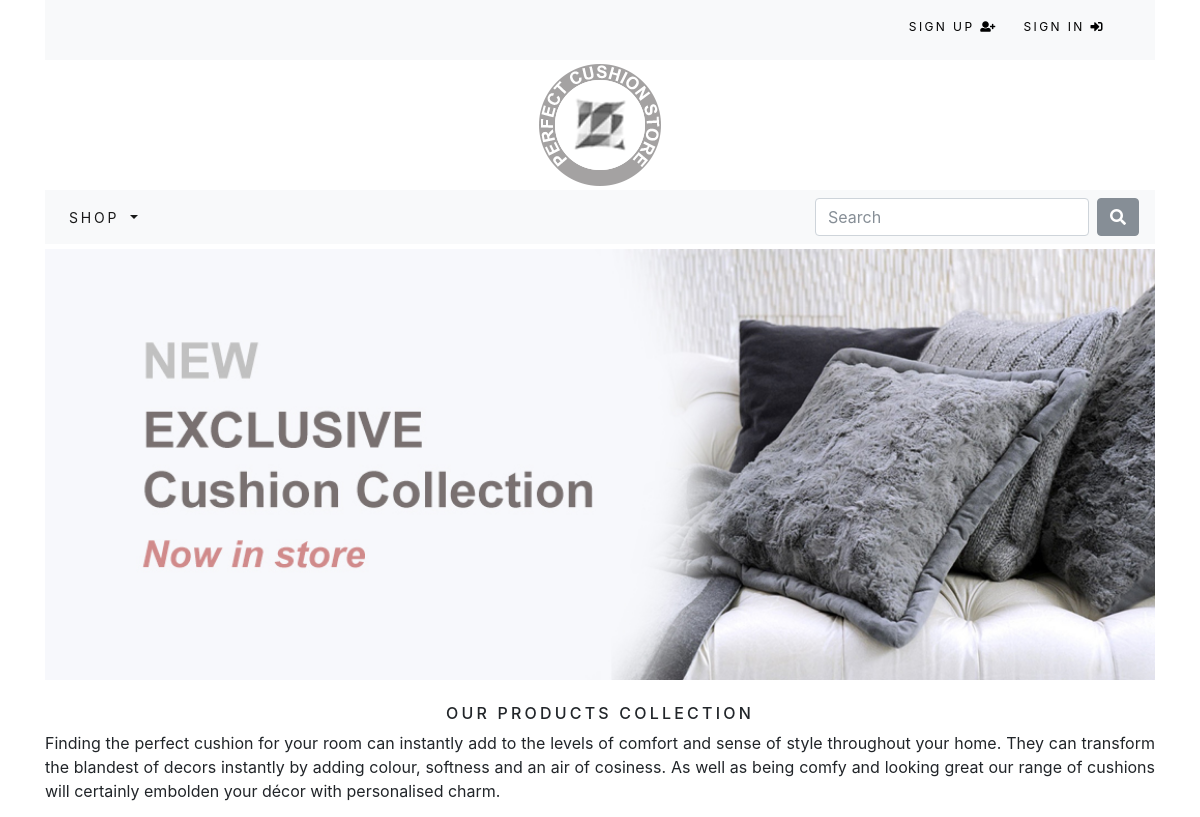
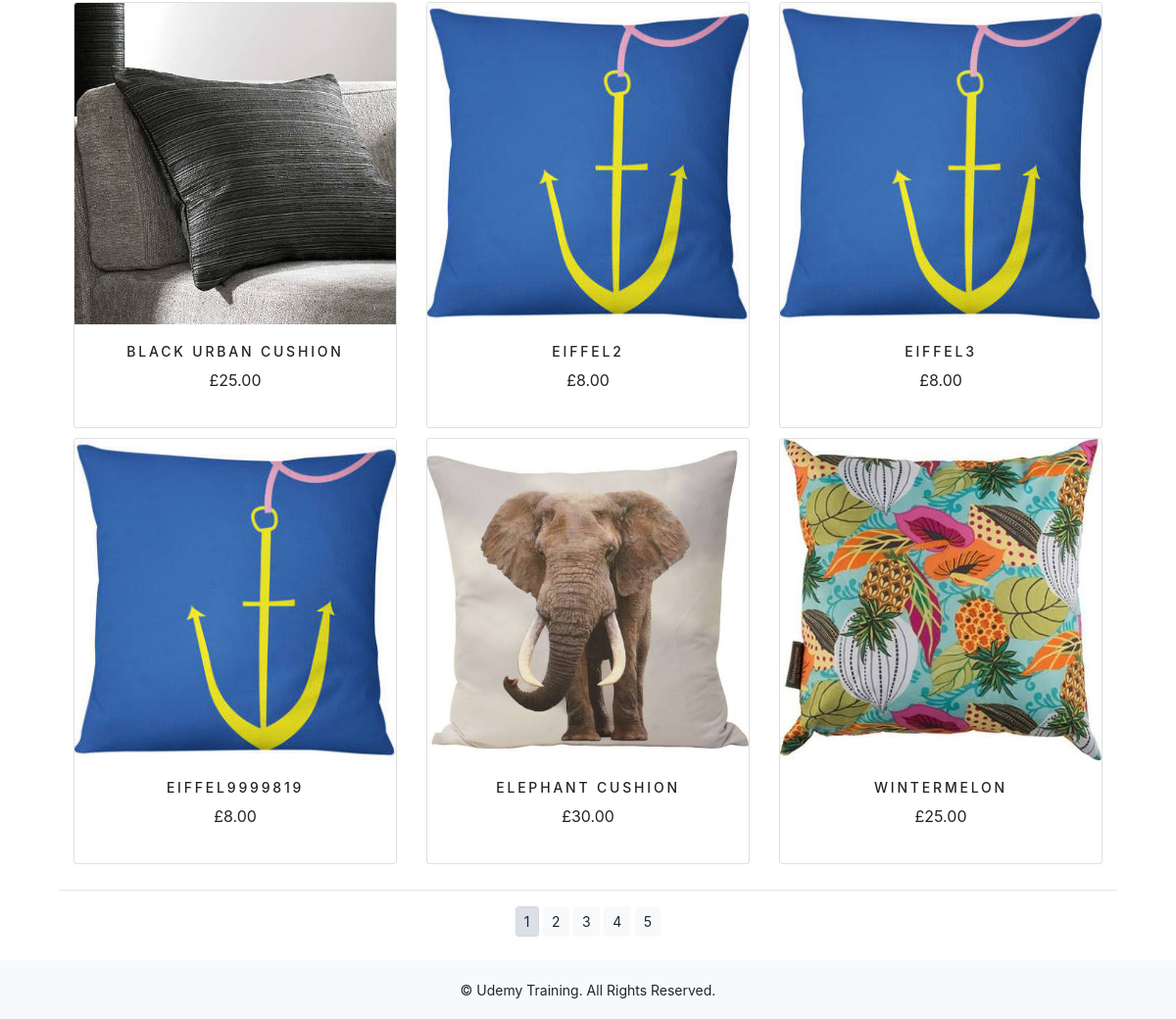
The app's page /shop/ with its own data (2 pictures, top to bottom).
### shop/models.py (models this page shows, shortened)
class Product(models.Model):
	name = models.CharField(max_length=250, unique=True)
	slug = models.SlugField(max_length=250, unique=True)
	description = models.TextField(blank=True)
	category = models.ForeignKey(Category, on_delete=models.CASCADE)
	price = models.DecimalField(max_digits=10, decimal_places=2)
	image = models.ImageField(upload_to='product', blank=True)
	stock = models.IntegerField()
	user = models.ForeignKey(User, on_delete=models.CASCADE)
	available = models.BooleanField(default=True)
	created = models.DateTimeField(auto_now_add=True)
	updated = models.DateTimeField(auto_now=True)
	class Meta:
		ordering = ('name',)
		verbose_name = 'product'
		verbose_name_plural = 'products'
	def get_url(self):
		return reverse('shop:ProdCatDetail', args=[self.category.slug, self.slug])

### shop/views.py (the view)
# urls.py: path('', views.allProdCat, name='allProdCat'),
def allProdCat(request, c_slug=None):
	c_page = None
	products_list = None
	if c_slug!=None:
		c_page = get_object_or_404(Category,slug=c_slug)
		products_list = Product.objects.filter(category=c_page,available=True)
	else:
		products_list = Product.objects.all().filter(available=True)
	'''Pagination code'''
	paginator = Paginator(products_list, 6)
	try:
		page = int(request.GET.get('page','1'))
	except:
		page = 1
	try:
		products = paginator.page(page)
	except (EmptyPage,InvalidPage):
		products = paginator.page(paginator.num_pages)
	return render(request,'shop/category.html',{'category':c_page,'products':products})

### cart/context_processors.py (called while the page is built)
def counter(request):
	item_count = 0
	if 'admin' in request.path:
		return {}
	else:
		try:
			cart = Cart.objects.filter(cart_id=_cart_id(request))
			cart_items = CartItem.objects.all().filter(cart=cart[:1])
			for cart_item in cart_items:
				item_count += cart_item.quantity
		except Cart.DoesNotExist:
			item_count = 0
	return dict(item_count = item_count)

### cart/views.py (called while the page is built)
def _cart_id(request):
	cart = request.session.session_key
	if not cart:
		cart = request.session.create()
	return cart

### shop/context_processors.py (called while the page is built)
def menu_links(request):
	links = Category.objects.all()
	return dict(links=links)

### shop/models.py (called while the page is built)
	def get_url(self):
		return reverse('shop:products_by_category', args=[self.slug])

### shop/templates/shop/category.html (shortened to what this page needs)
{% extends "base.html" %}
{% load staticfiles %}
{% block content %}
	<div class="mx-auto">
	{% if category %}
		<img class="my_image" src="{{category.image.url}}" alt="{{category.name}}">
	</div>
	<br>
	<div>
		<h1 class="text-center my_title">{{category.name}}</h1>
		<p class="text-justify">{{category.description}}</p>
	</div>
	{% else %}
		<img class="my_image my_image_padding" src="{% static 'img/banner.jpg' %}" alt="Our Products Collection">
	</div>
	<br>
	<div>
		<h1 class="text-center my_title">Our Products Collection</h1>
		<p class="text-justify">Finding the perfect cushion for your room can instantly add to the levels of comfort and sense of style throughout your home. They can transform the blandest of decors instantly by adding colour, softness and an air of cosiness. As well as being comfy and looking great our range of cushions will certainly embolden your décor with personalised charm.</p>
	</div>
	{% endif %}
	<div class="container">
		<div class="row mx-auto">
			{% for product in products.object_list %}
				<div class="my_bottom_margin col-9 col-sm-12 col-md-4 col-md-12 col-lg-4">
					<div class="card text-center" style="min-width: 18rem;">
						<a href="{{product.get_url}}"><img class="card-img-top my_image" src="{{product.image.url}}" alt="{{product.name}}"></a>
						<div class="card-body">
							<h4>{{product.name}}</h4>
							<p>£{{product.price}}</p>
						</div>
					</div>
				</div>
			{% endfor %}
		</div>
		<div class="mx-auto">
			{% if products.paginator.num_pages > 1 %}
				<hr>
				<div class="text-center">
					{% for pg in products.paginator.page_range %}
						<a href="?page={{pg}}" class="btn btn-light btn-sm {% if products.number == pg %}active{% endif %}">{{pg}}</a>
					{% endfor %}
				</div>
			{% endif %}
		</div>
		<br>
	</div>
{% endblock %}

### shop/templates/base.html (shortened to what this page needs)
{% load staticfiles %}
<!DOCTYPE html>
<html lang="en">
<head>
    <link rel="stylesheet" href="{% static 'css/custom.css' %}">
    <link rel="stylesheet" href="{% static 'css/bootstrap.min.css' %}">
    <link rel="stylesheet" type="text/css" href="{% static 'css/fontawesome-all.min.css' %}">
</head>
<body>
	<div class="container">
		<div class="container-fluid bg-light navbar-fixed-top my_top_navbar_div">
			{% include 'top-navbar.html' %}
		</div>
		{% include 'header.html' %}
		{% include 'navbar.html' %}
		{% block content %}
		{% endblock %}
	</div>
		{% include 'footer.html' %}
</body>
</html>

### shop/templates/top-navbar.html
<div class="container">
	<div class="my_custom_menu">
		<ul>
			{% if request.user.is_authenticated and request.user.first_name %}
			<li>
				Welcome, {{ request.user.first_name }} <i class="fas fa-user-circle"></i>
			</li>
			<li>
				<a href="{% url 'signout' %}">Sign Out <i class="fas fa-sign-out-alt"></i></a>
			</li>
			<li>
				<a href="{% url 'shop:Create_Product' %}">Create Product <i class="fas fa-plus-circle"></i></a>
			</li>
			<li>
				<a href="{% url 'shop:My_Products' %}">My Products <i class="far fa-folder"></i></a>
			</li>
			<li>
				<a href="{% url 'shop:profile' user.username %}">Profile <i class="fas fa-user-circle"></i></a>
			</li>
			{% else %}
			<li>
				<a href="{% url 'signup' %}">Sign Up <i class="fas fa-user-plus"></i></a>
			</li>
			<li>
				<a href="{% url 'signin' %}">Sign In <i class="fas fa-sign-in-alt"></i></a>
			</li>
			{% endif %}
		</ul>
	</div>
</div>

### shop/templates/header.html
{% load staticfiles %}
<header>
	<center>
		<a href="{% url 'shop:allProdCat' %}"><img src="{% static 'img/logo.png' %}" alt="Perfect Cushion Store"></a>
	</center>
</header>

### shop/templates/navbar.html (shortened to what this page needs)
<nav class="navbar navbar-expand-lg navbar-light bg-light">
  <div class="collapse navbar-collapse" id="navbarSupportedContent">
    <ul class="navbar-nav mr-auto">
      <li class="nav-item dropdown {% if 'shop' in request.path %}active{% endif %}">
        <a class="nav-link dropdown-toggle" href="#" id="navbarDropdown" role="button" data-toggle="dropdown" aria-haspopup="true" aria-expanded="false">
          Shop
        </a>
      </li>
    </ul>
    <form class="form-inline my-2 my-lg-0" action="{% url 'search_app:searchResult' %}" method="get">
      <input class="form-control mr-sm-2" type="search" placeholder="Search" aria-label="Search" name="q">
      <button class="btn btn-secondary my-2 my-sm-0" type="submit"><i class="fas fa-search"></i></button>
    </form>
  </div>
</nav>

### shop/templates/footer.html
<div class="footer navbar-fixed-bottom my_footer">
	<p class="text-center">&copy; Udemy Training. All Rights Reserved.</p>
</div>

### static/css/custom.css (style rules this page uses)
body { font-family: 'Roboto', sans-serif; }
.nav-item { letter-spacing: .2em; font-size: 14px; text-transform: uppercase; }
.my_footer { background-color: #f8f9fa; height: 60px; }
.my_footer p { padding-top: 20px; font-size: 14px; }
.my_image { width: 100%; height: auto; }
.my_title { font-size: 16px; text-transform: uppercase; letter-spacing: .2em; }
.my_image_padding { padding-top: 5px; }
.my_bottom_margin { margin-bottom: 10px; }
.card-body h4 { font-size: 14px; text-transform: uppercase; letter-spacing: .2em; }
.my_top_navbar_div { height: 60px; line-height: 50px; }
.my_custom_menu { text-align: right !important; }
.my_custom_menu ul li { list-style: none; color: #000; text-transform: uppercase; letter-spacing: .2em; font-size: 12px; padding-right: 20px; display: inline; }
.my_custom_menu ul li a { text-decoration: none; color: #000; list-style: none; text-transform: uppercase; letter-spacing: .2em; font-size: 12px; }

### records on screen
Product: image (picture), name "BLACK URBAN CUSHION", price "25.00"
Product: image (picture), name "EIFFEL2", price "8.00"
Product: image (picture), name "EIFFEL3", price "8.00"
Product: image (picture), name "EIFFEL9999819", price "8.00"
Product: image (picture), name "ELEPHANT CUSHION", price "30.00"
Product: image (picture), name "WINTERMELON", price "25.00"

### other values on screen
{{ pg }} "1" "2" "3" "4" "5"
